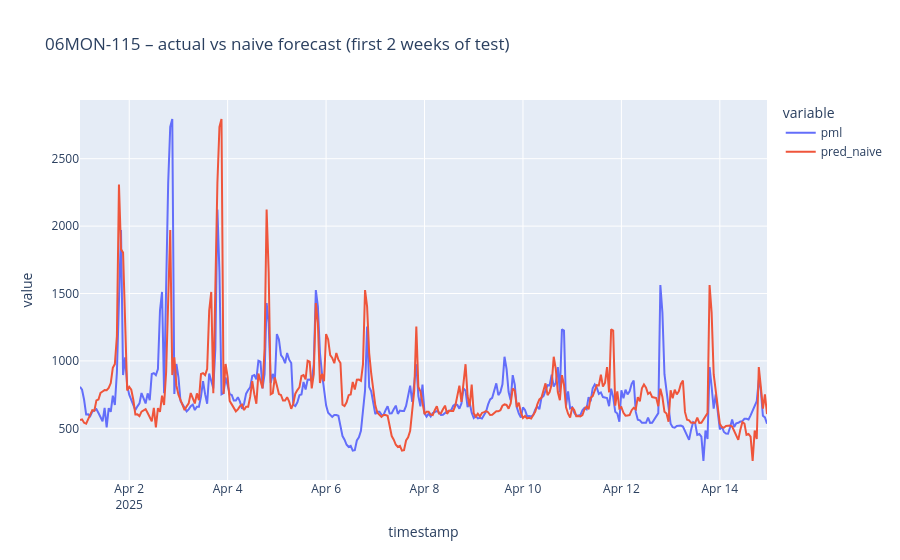

Source (notebook cell):
### Code cell
node = "06MON-115"
window = test[(test["clv_nodo"] == node) & (test["timestamp"] < "2025-04-15")]
px.line(window, x="timestamp", y=[TARGET, "pred_naive"],
        title=f"{node} – actual vs naive forecast (first 2 weeks of test)")

### Figure 1 — Plotly figure (JSON) as saved in the notebook; plotly's stock layout.template omitted (floating-point values rounded to 4 significant figures; data arrays with more than 128 entries replaced by an {"elided": "..."} marker saying what was removed)
{"data": [{"hovertemplate": "variable=pml<br>timestamp=%{x}<br>value=%{y}<extra></extra>", "legendgroup": "pml", "line": {"color": "#636efa", "dash": "solid"}, "marker": {"symbol": "circle"}, "mode": "lines", "name": "pml", "orientation": "v", "showlegend": true, "type": "scatter", "x": {"elided": "336 str values"}, "xaxis": "x", "y": {"elided": "336 float values"}, "yaxis": "y"}, {"hovertemplate": "variable=pred_naive<br>timestamp=%{x}<br>value=%{y}<extra></extra>", "legendgroup": "pred_naive", "line": {"color": "#EF553B", "dash": "solid"}, "marker": {"symbol": "circle"}, "mode": "lines", "name": "pred_naive", "orientation": "v", "showlegend": true, "type": "scatter", "x": {"elided": "336 str values"}, "xaxis": "x", "y": {"elided": "336 float values"}, "yaxis": "y"}], "layout": {"legend": {"title": {"text": "variable"}, "tracegroupgap": 0}, "title": {"text": "06MON-115 – actual vs naive forecast (first 2 weeks of test)"}, "xaxis": {"anchor": "y", "domain": [0, 1], "title": {"text": "timestamp"}}, "yaxis": {"anchor": "x", "domain": [0, 1], "title": {"text": "value"}}}}
